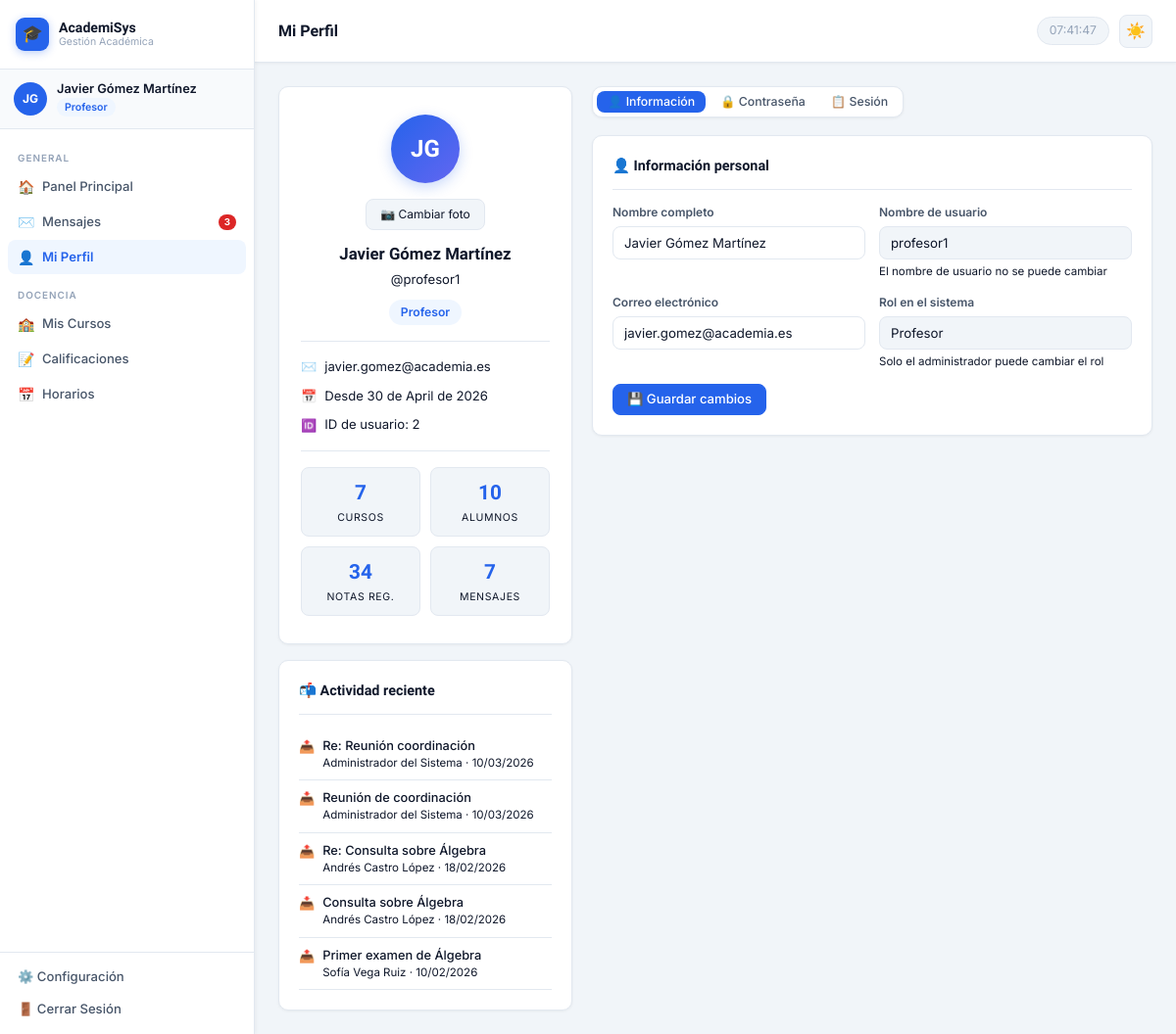
The page /perfil.php (signed in) on the database its author committed.
### tables this page shows
CREATE TABLE `usuarios` (
  `id` INT AUTO_INCREMENT PRIMARY KEY,
  `usuario` VARCHAR(50) NOT NULL UNIQUE,
  `password` VARCHAR(255) NOT NULL,
  `email` VARCHAR(100) NOT NULL UNIQUE,
  `nombre_completo` VARCHAR(100),
  `rol_id` INT NOT NULL,
  `fecha_creacion` TIMESTAMP DEFAULT CURRENT_TIMESTAMP,
  `telefono` VARCHAR(20),
  `direccion` VARCHAR(200),
  FOREIGN KEY (`rol_id`) REFERENCES `roles`(`id`)
);

CREATE TABLE `roles` (
  `id` INT AUTO_INCREMENT PRIMARY KEY,
  `nombre` VARCHAR(50) NOT NULL UNIQUE,
  `descripcion` TEXT
);

CREATE TABLE `mensajes` (
  `id` INT AUTO_INCREMENT PRIMARY KEY,
  `remitente_id` INT NOT NULL,
  `destinatario_id` INT NOT NULL,
  `asunto` VARCHAR(150),
  `cuerpo` TEXT NOT NULL,
  `leido` BOOLEAN DEFAULT FALSE,
  `fecha_envio` DATETIME DEFAULT CURRENT_TIMESTAMP,
  FOREIGN KEY (`remitente_id`) REFERENCES `usuarios`(`id`),
  FOREIGN KEY (`destinatario_id`) REFERENCES `usuarios`(`id`)
);

### incluye/autenticacion.php (called while the page is built, shortened)
<?php
function getUsuarioId()
{
    return $_SESSION['usuario_id'] ?? null;
}
?>

### perfil.php (the view, shortened to what this page needs)
<?php
require_once 'incluye/autenticacion.php';
require_once 'incluye/bd.php';
$userId = getUsuarioId();
$seccion = $_GET['s'] ?? 'info';
$usuario = $conn->query("
    SELECT u.*, r.nombre AS rol_nombre
    FROM usuarios u JOIN roles r ON u.rol_id = r.id
    WHERE u.id = $userId
")->fetch_assoc();
$stats = [];
if ($usuario['rol_id'] == 3) {
  $stats['matriculas'] = $conn->query("SELECT COUNT(*) AS c FROM matriculas WHERE alumno_id=$userId")->fetch_assoc()['c'];
  $stats['aprobadas'] = $conn->query("SELECT COUNT(*) AS c FROM matriculas WHERE alumno_id=$userId AND nota_final>=5")->fetch_assoc()['c'];
  $stats['media'] = $conn->query("SELECT ROUND(AVG(nota_final),2) AS m FROM matriculas WHERE alumno_id=$userId AND nota_final IS NOT NULL")->fetch_assoc()['m'];
  $stats['mensajes'] = $conn->query("SELECT COUNT(*) AS c FROM mensajes WHERE remitente_id=$userId OR destinatario_id=$userId")->fetch_assoc()['c'];
} elseif ($usuario['rol_id'] == 2) {
  $stats['cursos'] = $conn->query("SELECT COUNT(*) AS c FROM cursos WHERE profesor_id=$userId")->fetch_assoc()['c'];
  $stats['alumnos'] = $conn->query("SELECT COUNT(DISTINCT m.alumno_id) AS c FROM matriculas m JOIN cursos c ON m.curso_id=c.id WHERE c.profesor_id=$userId")->fetch_assoc()['c'];
  $stats['calificaciones'] = $conn->query("SELECT COUNT(*) AS c FROM calificaciones cal JOIN matriculas m ON cal.matricula_id=m.id JOIN cursos c ON m.curso_id=c.id WHERE c.profesor_id=$userId")->fetch_assoc()['c'];
  $stats['mensajes'] = $conn->query("SELECT COUNT(*) AS c FROM mensajes WHERE remitente_id=$userId OR destinatario_id=$userId")->fetch_assoc()['c'];
}
$actividad = $conn->query("
    SELECT m.asunto, m.fecha_envio, m.leido,
           u.nombre_completo AS otro,
           IF(m.remitente_id=$userId,'enviado','recibido') AS tipo
    FROM mensajes m
    JOIN usuarios u ON (CASE WHEN m.remitente_id=$userId THEN m.destinatario_id ELSE m.remitente_id END) = u.id
    WHERE m.remitente_id=$userId OR m.destinatario_id=$userId
    ORDER BY m.fecha_envio DESC LIMIT 5
");
$fechaRegistro = date('d \d\e F \d\e Y', strtotime($usuario['fecha_creacion']));
$tituloPagina = 'Mi Perfil';
require_once 'incluye/cabecera.php';
?>
<div class="perfil-grid-2col" style="display:grid;grid-template-columns:300px 1fr;gap:20px;align-items:start">
  <div>
    <div class="tarjeta" style="text-align:center;padding:28px 22px">
      <?php if (!empty($usuario['foto'])): ?>
        <img src="<?= $base ?>/uploads/avatares/<?= htmlspecialchars($usuario['foto']) ?>"
             style="width:80px;height:80px;border-radius:50%;object-fit:cover;margin:0 auto 16px;display:block;border:3px solid var(--azul-borde);box-shadow:0 4px 14px rgba(37,99,235,.2);" alt="Avatar">
      <?php else: ?>
        <div class="avatar-grande" style="margin:0 auto 16px">
          <?= $iniciales ?>
        </div>
      <?php endif; ?>
      <form method="POST" enctype="multipart/form-data" style="margin-bottom:12px">
        <label style="display:inline-block;padding:6px 14px;background:var(--bg);border:1px solid var(--borde);border-radius:8px;cursor:pointer;font-size:.75rem;color:var(--texto-2)">
          📷 Cambiar foto
        </label>
      </form>
      <div style="font-family:'Sora',sans-serif;font-size:1.05rem;font-weight:700;color:var(--texto);margin-bottom:4px">
        <?= htmlspecialchars($usuario['nombre_completo']) ?>
      </div>
      <div style="color:var(--texto-3);font-size:.82rem;margin-bottom:10px">
        @<?= htmlspecialchars($usuario['usuario']) ?>
      </div>
      <span class="etiqueta-rol <?= $claseRol ?>" style="font-size:.76rem;padding:4px 12px">
        <?= htmlspecialchars($usuario['rol_nombre']) ?>
      </span>
      <hr class="divisor">
      <div style="text-align:left">
        <div style="display:flex;align-items:center;gap:8px;margin-bottom:10px">
          <span style="color:var(--texto-3);font-size:13px">✉️</span>
          <span style="font-size:.82rem;color:var(--texto-2)"><?= htmlspecialchars($usuario['email']) ?></span>
        </div>
        <div style="display:flex;align-items:center;gap:8px;margin-bottom:10px">
          <span style="color:var(--texto-3);font-size:13px">📅</span>
          <span style="font-size:.82rem;color:var(--texto-2)">Desde <?= $fechaRegistro ?></span>
        </div>
        <div style="display:flex;align-items:center;gap:8px">
          <span style="color:var(--texto-3);font-size:13px">🆔</span>
          <span style="font-size:.82rem;color:var(--texto-2)">ID de usuario: <?= $userId ?></span>
        </div>
      </div>
      <hr class="divisor">
      <div style="display:grid;grid-template-columns:1fr 1fr;gap:10px">
        <?php foreach ($stats as $etiqueta => $valor):
          $labels = [
            'matriculas' => 'Matrículas',
            'aprobadas' => 'Aprobadas',
            'media' => 'Media',
            'mensajes' => 'Mensajes',
            'cursos' => 'Cursos',
            'alumnos' => 'Alumnos',
            'calificaciones' => 'Notas reg.',
            'usuarios' => 'Usuarios'
          ];
          ?>
          <div
            style="background:var(--bg);border:1px solid var(--borde);border-radius:8px;padding:10px;text-align:center">
            <div style="font-family:'Sora',sans-serif;font-size:1.3rem;font-weight:700;color:var(--azul)">
              <?= $valor ?? '—' ?>
            </div>
            <div
              style="font-size:.66rem;color:var(--texto-3);text-transform:uppercase;letter-spacing:.06em;margin-top:2px">
              <?= $labels[$etiqueta] ?? $etiqueta ?>
            </div>
          </div>
        <?php endforeach; ?>
      </div>
    </div>
    <div class="tarjeta" style="margin-top:16px">
      <div class="tarjeta-titulo"><span>📬 Actividad reciente</span></div>
      <?php if ($actividad->num_rows == 0): ?>
        <p style="color:var(--texto-3);font-size:.82rem;text-align:center;padding:10px 0">Sin actividad</p>
      <?php else: ?>
        <?php while ($a = $actividad->fetch_assoc()): ?>
          <div style="display:flex;align-items:flex-start;gap:8px;padding:8px 0;border-bottom:1px solid var(--borde)">
            <span style="font-size:13px;margin-top:1px"><?= $a['tipo'] == 'enviado' ? '📤' : '📥' ?></span>
            <div style="min-width:0">
              <div
                style="font-size:.8rem;font-weight:500;color:var(--texto);white-space:nowrap;overflow:hidden;text-overflow:ellipsis">
                <?= htmlspecialchars($a['asunto'] ?: '(Sin asunto)') ?>
              </div>
              <div style="font-size:.72rem;color:var(--texto-3)"><?= htmlspecialchars($a['otro']) ?> ·
                <?= date('d/m/Y', strtotime($a['fecha_envio'])) ?>
              </div>
            </div>
          </div>
        <?php endwhile; ?>
      <?php endif; ?>
    </div>
  </div>
  <div>
    <div
      style="display:flex;gap:4px;margin-bottom:18px;background:#fff;padding:4px;border-radius:10px;border:1px solid var(--borde);width:fit-content;box-shadow:var(--sombra-sm)">
      <a href="?s=info" class="btn <?= $seccion == 'info' ? 'btn-primario' : 'btn-borde' ?> btn-sm"
        style="border:none">👤
        Información</a>
      <a href="?s=password" class="btn <?= $seccion == 'password' ? 'btn-primario' : 'btn-borde' ?> btn-sm"
        style="border:none">🔒 Contraseña</a>
      <a href="?s=sesion" class="btn <?= $seccion == 'sesion' ? 'btn-primario' : 'btn-borde' ?> btn-sm"
        style="border:none">📋 Sesión</a>
    </div>
    <?php if ($seccion === 'info'): ?>
      <div class="tarjeta">
        <div class="tarjeta-titulo"><span>👤 Información personal</span></div>
        <form method="POST">
          <div class="fila-formulario">
            <div class="grupo-formulario">
              <label>Nombre completo</label>
              <input type="text" name="nombre_completo" required
                value="<?= htmlspecialchars($usuario['nombre_completo']) ?>">
            </div>
            <div class="grupo-formulario">
              <label>Nombre de usuario</label>
              <input type="text" value="<?= htmlspecialchars($usuario['usuario']) ?>" disabled
                style="background:var(--bg);color:var(--texto-3);cursor:not-allowed">
              <small style="color:var(--texto-3);font-size:.72rem">El nombre de usuario no se puede cambiar</small>
            </div>
          </div>
          <div class="fila-formulario">
            <div class="grupo-formulario">
              <label>Correo electrónico</label>
              <input type="email" name="email" required value="<?= htmlspecialchars($usuario['email']) ?>">
            </div>
            <div class="grupo-formulario">
              <label>Rol en el sistema</label>
              <input type="text" value="<?= htmlspecialchars($usuario['rol_nombre']) ?>" disabled
                style="background:var(--bg);color:var(--texto-3);cursor:not-allowed">
              <small style="color:var(--texto-3);font-size:.72rem">Solo el administrador puede cambiar el rol</small>
            </div>
          </div>
          <button type="submit" class="btn btn-primario">💾 Guardar cambios</button>
        </form>
      </div>
    <?php endif; ?>
  </div>
</div>
<?php require_once 'incluye/pie.php'; ?>

### incluye/cabecera.php (shortened to what this page needs)
<?php
$base = rtrim(str_replace('\\', '/', substr(
  str_replace('\\', '/', realpath(__DIR__ . '/..')),
  strlen(str_replace('\\', '/', realpath($_SERVER['DOCUMENT_ROOT'])))
)), '/');
?>
<!DOCTYPE html>
<html lang="es">
<head>
  <link rel="stylesheet" href="<?= $base ?>/estilos/global.css?v=20260306">
</head>
<body>
  <?php
  $rol = $_SESSION['rol'];
  $nombre = $_SESSION['nombre_completo'];
  $rolNombre = $_SESSION['rol_nombre'];
  $foto = $_SESSION['foto'] ?? null;
  $iniciales = implode('', array_map(fn($p) => strtoupper($p[0]), array_slice(explode(' ', trim($nombre)), 0, 2)));
  $claseRol = $rol == 1 ? 'rol-admin' : ($rol == 2 ? 'rol-prof' : 'rol-alumno');
  $userId = $_SESSION['usuario_id'];
  $sinLeer = 0;
  if (isset($conn)) {
    $r = $conn->query("SELECT COUNT(*) AS c FROM mensajes WHERE destinatario_id=$userId AND leido=0");
    if ($r)
      $sinLeer = (int) $r->fetch_assoc()['c'];
  }
  $paginaActual = basename($_SERVER['PHP_SELF']);
  ?>
  <aside class="sidebar" id="sidebar">
    <div class="sidebar-marca">
      <div class="logo-icono">🎓</div>
      <div class="logo-nombre">AcademiSys<span>Gestión Académica</span></div>
    </div>
    <div class="sidebar-perfil">
      <?php if ($foto): ?>
        <img src="<?= $base ?>/uploads/avatares/<?= htmlspecialchars($foto) ?>" class="perfil-avatar"
          style="object-fit:cover;" alt="avatar">
      <?php else: ?>
        <div class="perfil-avatar"><?= $iniciales ?></div>
      <?php endif; ?>
      <div style="min-width:0">
        <div class="perfil-nombre"><?= htmlspecialchars($nombre) ?></div>
        <div class="perfil-rol"><span class="etiqueta-rol <?= $claseRol ?>"><?= htmlspecialchars($rolNombre) ?></span>
        </div>
      </div>
    </div>
    <nav class="sidebar-nav">
      <div class="nav-grupo-titulo">General</div>
      <a href="<?= $base ?>/panel.php" class="nav-enlace <?= $paginaActual == 'panel.php' ? 'activo' : '' ?>"><span
          class="nav-icono">🏠</span>Panel Principal</a>
      <a href="<?= $base ?>/mensajes.php" class="nav-enlace <?= $paginaActual == 'mensajes.php' ? 'activo' : '' ?>"
        id="nav-mensajes">
        <span class="nav-icono">✉️</span>Mensajes
        <?php if ($sinLeer > 0): ?><span class="nav-badge" id="badge-msgs"><?= $sinLeer ?></span><?php else: ?><span
            class="nav-badge" id="badge-msgs" style="display:none">0</span><?php endif; ?>
      </a>
      <a href="<?= $base ?>/perfil.php" class="nav-enlace <?= $paginaActual == 'perfil.php' ? 'activo' : '' ?>"><span
          class="nav-icono">👤</span>Mi Perfil</a>
      <?php if ($rol == 1): ?>
        <div class="nav-grupo-titulo">Administración</div>
        <a href="<?= $base ?>/administrador/usuarios.php"
          class="nav-enlace <?= $paginaActual == 'usuarios.php' ? 'activo' : '' ?>"><span
            class="nav-icono">👥</span>Usuarios</a>
        <a href="<?= $base ?>/administrador/asignaturas.php"
          class="nav-enlace <?= $paginaActual == 'asignaturas.php' ? 'activo' : '' ?>"><span
            class="nav-icono">📚</span>Asignaturas</a>
        <a href="<?= $base ?>/administrador/cursos.php"
          class="nav-enlace <?= $paginaActual == 'cursos.php' ? 'activo' : '' ?>"><span
            class="nav-icono">🏫</span>Cursos</a>
        <a href="<?= $base ?>/administrador/aulas.php"
          class="nav-enlace <?= $paginaActual == 'aulas.php' ? 'activo' : '' ?>"><span
            class="nav-icono">🚪</span>Aulas</a>
        <a href="<?= $base ?>/administrador/matriculas.php"
          class="nav-enlace <?= $paginaActual == 'matriculas.php' ? 'activo' : '' ?>"><span
            class="nav-icono">📋</span>Matrículas</a>
        <a href="<?= $base ?>/administrador/avisos.php"
          class="nav-enlace <?= $paginaActual == 'avisos.php' ? 'activo' : '' ?>"><span
            class="nav-icono">📢</span>Avisos</a>
        <a href="<?= $base ?>/administrador/auditoria.php"
          class="nav-enlace <?= $paginaActual == 'auditoria.php' ? 'activo' : '' ?>"><span
            class="nav-icono">🔍</span>Auditoría</a>
      <?php elseif ($rol == 2): ?>
        <div class="nav-grupo-titulo">Docencia</div>
        <a href="<?= $base ?>/profesor/mis_cursos.php"
          class="nav-enlace <?= $paginaActual == 'mis_cursos.php' ? 'activo' : '' ?>"><span class="nav-icono">🏫</span>Mis
          Cursos</a>
        <a href="<?= $base ?>/profesor/calificaciones.php"
          class="nav-enlace <?= $paginaActual == 'calificaciones.php' ? 'activo' : '' ?>"><span
            class="nav-icono">📝</span>Calificaciones</a>
        <a href="<?= $base ?>/profesor/horarios.php"
          class="nav-enlace <?= $paginaActual == 'horarios.php' ? 'activo' : '' ?>"><span
            class="nav-icono">📅</span>Horarios</a>
      <?php endif; ?>
    </nav>
    <div class="sidebar-pie">
      <a href="<?= $base ?>/perfil.php">⚙️ Configuración</a>
      <a href="<?= $base ?>/cerrar_sesion.php">🚪 Cerrar Sesión</a>
    </div>
  </aside>
  <div class="contenedor-principal">
    <header class="barra-superior">
      <div class="barra-titulo"><?= htmlspecialchars($tituloPagina ?? '') ?></div>
      <div class="barra-derecha">
        <span class="barra-fecha" id="reloj"></span>
        <button id="btn-tema" title="Cambiar tema" aria-label="Cambiar entre modo día y noche">
          <span class="icono-sol">☀️</span>
        </button>
      </div>
    </header>
    <div class="contenido-pagina">

### incluye/pie.php (shortened to what this page needs)
</div>
</div>
</body>
</html>

### rows shown on the page
usuarios: nombre_completo "Javier Gómez Martínez", usuario "profesor1", rol.nombre "Profesor", email "javier.gomez@academia.es", fecha_creacion "30 de April de 2026"
mensajes: asunto "Re: Reunión coordinación", destinatario.nombre_completo "Administrador del Sistema", fecha_envio "10/03/2026"
mensajes: asunto "Reunión de coordinación", remitente.nombre_completo "Administrador del Sistema", fecha_envio "10/03/2026"
mensajes: asunto "Re: Consulta sobre Álgebra", destinatario.nombre_completo "Andrés Castro López", fecha_envio "18/02/2026"
mensajes: asunto "Consulta sobre Álgebra", remitente.nombre_completo "Andrés Castro López", fecha_envio "18/02/2026"
mensajes: asunto "Primer examen de Álgebra", destinatario.nombre_completo "Sofía Vega Ruiz", fecha_envio "10/02/2026"

### other values the page prints
$iniciales "JG"
$nombre "Javier Gómez Martínez"
$rolNombre "Profesor"
$sinLeer "3"
$tituloPagina "Mi Perfil"
$userId "2"
$valor "7"
$labels[$etiqueta] "CURSOS"
$valor "10"
$labels[$etiqueta] "ALUMNOS"
$valor "34"
$labels[$etiqueta] "NOTAS REG."
$labels[$etiqueta] "MENSAJES"
